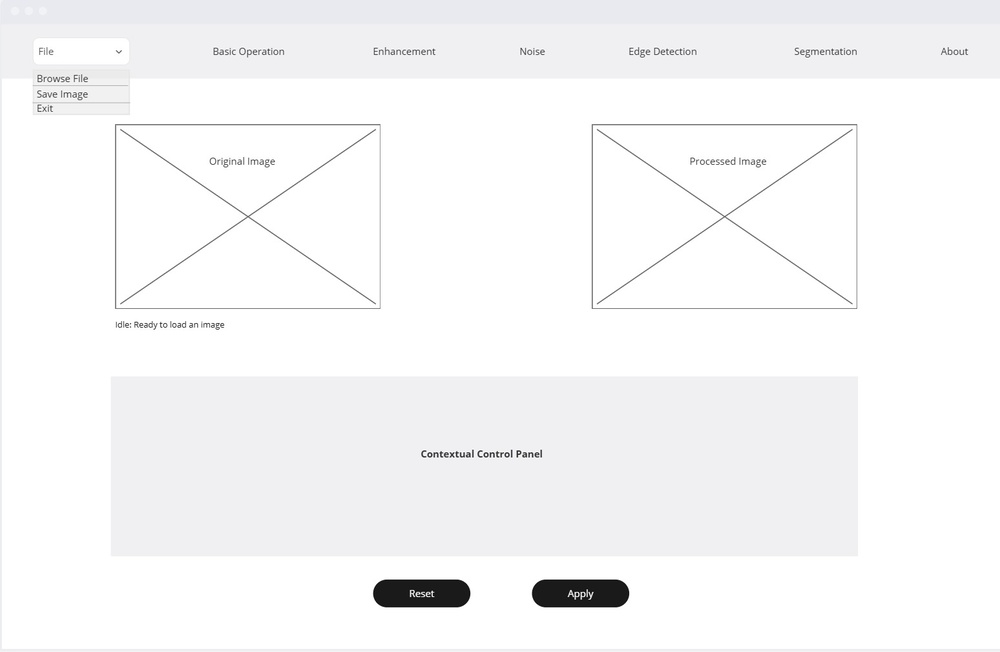
#> input picture PCD WIREFRAME (1).jpg, 1000 x 652 px, shrunk from 1548 x 1009 before the run
$ python -i segmentation.py   (imports and definitions only)
#> lines starting #> are read from the running program, lines starting #| are printed output that depends on the picture; after the words box and inside, x2 and y2 are one past the last pixel; in counts of white or black regions, pixels touching at a corner belong together
"""
Segmentation Module (Segmentasi Citra Biner, Kontur, & Analisis Objek)
Mengakomodasi:
- Thresholding: Manual, Otsu's Thresholding, Adaptive Mean, Adaptive Gaussian
- Threshold Types: THRESH_BINARY, THRESH_BINARY_INV
- Contour Extraction: cv2.findContours, cv2.drawContours
- Contour Hierarchy: RETR_EXTERNAL, RETR_TREE
- Bounding Box Marking: cv2.boundingRect
- Object Count & Execution Time Analytics
"""

import time
import cv2
import numpy as np


COLOR_MAP = {
    "GREEN": (0, 255, 0),
    "RED": (255, 0, 0),
    "BLUE": (0, 0, 255),
    "YELLOW": (255, 255, 0),
    "CYAN": (0, 255, 255),
    "MAGENTA": (255, 0, 255),
    "WHITE": (255, 255, 255)
}


def segment_and_analyze(
    img: np.ndarray,
    binary_method: str = "Otsu",
    thresh_type: str = "Thresh Binary",
    thresh_val: int = 128,
    draw_contours: bool = True,
    contour_color_name: str = "Green",
    retrieval_mode_name: str = "RETR External",
    line_thickness: int = 2,
    draw_bounding_boxes: bool = True
) -> tuple[np.ndarray, int, int, float]:
    """
    Menjalankan proses segmentasi biner, ekstraksi kontur, dan analisis kuantitatif objek.
    Mengembalikan: (result_image, optimal_threshold, object_count, execution_time_ms)
    """
#> called with binary_method = 'Otsu', thresh_type = 'Thresh Binary', thresh_val = 128, draw_contours = True, contour_color_name = 'Green', retrieval_mode_name = 'RETR External', line_thickness = 2, draw_bounding_boxes = True
    if img is None:
        return None, 0, 0, 0.0

    start_time = time.perf_counter()

    # Pastikan citra berformat RGB untuk visualisasi garis kontur berwarna
    if len(img.shape) == 2:
        img_rgb = cv2.cvtColor(img, cv2.COLOR_GRAY2RGB)
        gray = img.copy()
    else:
        img_rgb = img.copy()
        gray = cv2.cvtColor(img, cv2.COLOR_RGB2GRAY)

    # Pra-pembersihan noise halus dengan Gaussian Blur agar kontur tidak cacat
    blurred = cv2.GaussianBlur(gray, (5, 5), 0)

    # Tentukan Tipe Threshold
    is_inv = "inv" in thresh_type.lower()
    cv_thresh_type = cv2.THRESH_BINARY_INV if is_inv else cv2.THRESH_BINARY

    method_clean = binary_method.lower()
    optimal_thresh_val = thresh_val

    # 1. Tahap Binerisasi
    if "otsu" in method_clean:
        opt_t, binary = cv2.threshold(blurred, 0, 255, cv_thresh_type + cv2.THRESH_OTSU)
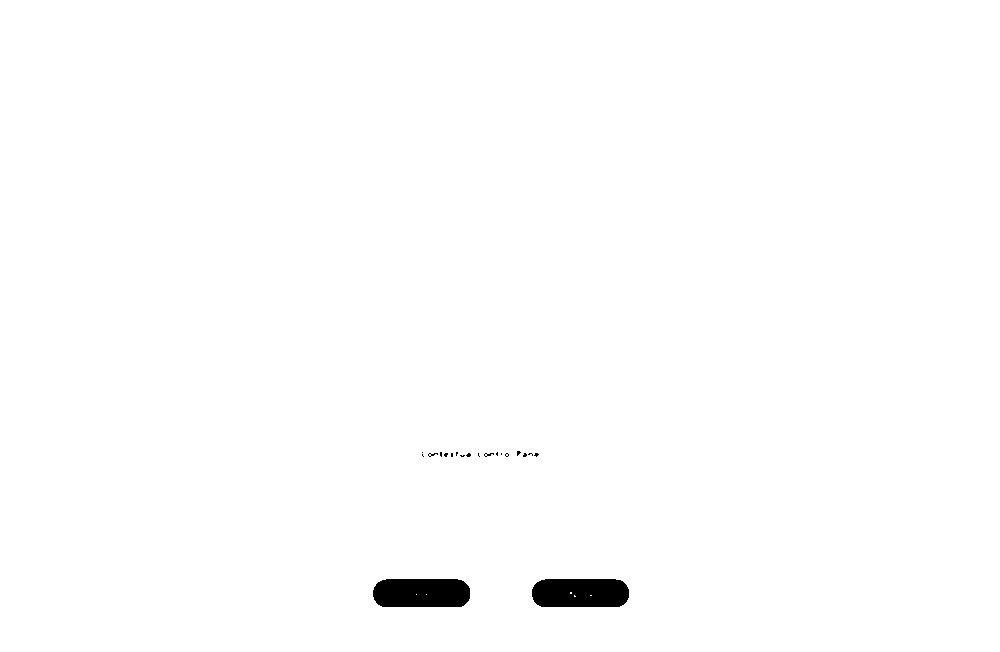
#> binary: shape (652, 1000); 99.2% white; 20 black regions (18 under 20 px), largest, box (x1, y1, x2, y2) and area: (373, 579, 470, 607) 2557, (532, 579, 629, 607) 2546
#> opt_t = 146
        optimal_thresh_val = int(opt_t)
#> optimal_thresh_val = 146

    elif "adaptive" in method_clean:
        adaptive_method = cv2.ADAPTIVE_THRESH_GAUSSIAN_C if "gauss" in method_clean else cv2.ADAPTIVE_THRESH_MEAN_C
        binary = cv2.adaptiveThreshold(blurred, 255, adaptive_method, cv_thresh_type, 11, 2)
        optimal_thresh_val = int(np.mean(blurred))

    else:
        # Manual Thresholding
        t_val = max(0, min(255, int(thresh_val)))
        optimal_thresh_val = t_val
        _, binary = cv2.threshold(blurred, t_val, 255, cv_thresh_type)

    # Buat salinan kanvas hasil untuk digambar kontur
    output_img = img_rgb.copy()

    # 2. Tahap Ekstraksi Kontur
    object_count = 0
    if draw_contours or draw_bounding_boxes:
        mode = cv2.RETR_TREE if "tree" in retrieval_mode_name.lower() else cv2.RETR_EXTERNAL
        # Untuk kontur, cari komponen putih pada latar hitam
        # Jika binary_inv dipilih, binary sudah putih pada objek.
        contours, _ = cv2.findContours(binary, mode, cv2.CHAIN_APPROX_SIMPLE)
#> contours = [[[0, 0], [0, 651], [999, 651], [999, 0]]]

        # Filter kontur yang memiliki area minimal agar noise piksel tunggal tidak dihitung
        valid_contours = [c for c in contours if cv2.contourArea(c) > 25]
#> valid_contours = [[[0, 0], [0, 651], [999, 651], [999, 0]]]
        object_count = len(valid_contours)
#> object_count = 1

        # Ambil kode warna RGB
        col_rgb = COLOR_MAP.get(contour_color_name.upper().strip(), (0, 255, 0))
        thickness = max(1, min(10, int(line_thickness)))

        if draw_contours and object_count > 0:
            cv2.drawContours(output_img, valid_contours, -1, col_rgb, thickness)
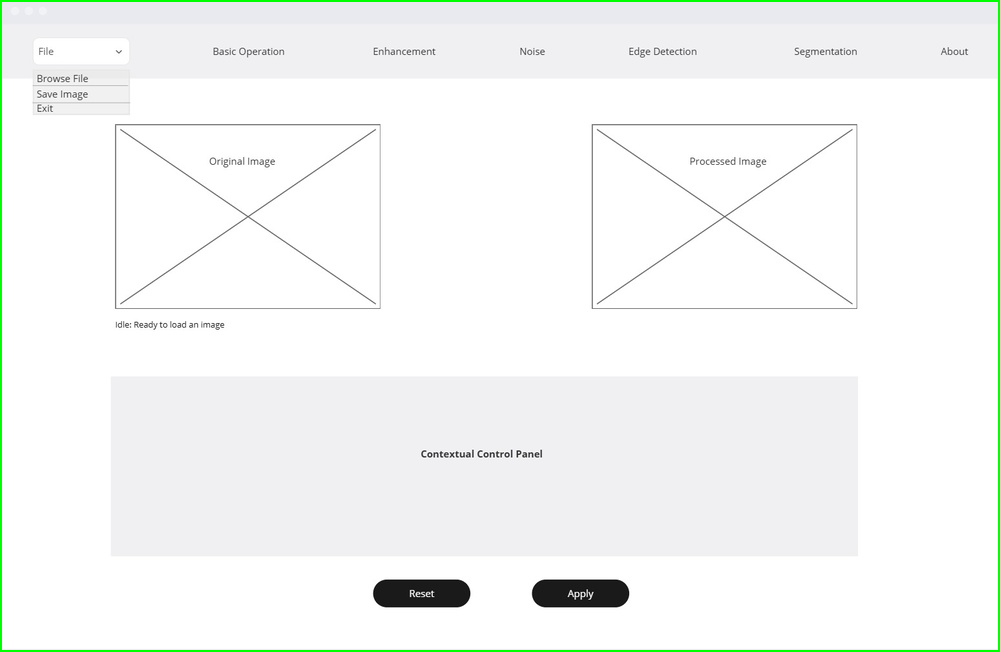
#> output_img: shape (652, 1000, 3); mean R, G, B 244.3, 246.9, 245.1

        if draw_bounding_boxes and object_count > 0:
            for cnt in valid_contours:
                x, y, w, h = cv2.boundingRect(cnt)
                # Gambar kotak pembatas berwarna biru muda / cyan
                cv2.rectangle(output_img, (x, y), (x + w, y + h), (0, 180, 255), max(1, thickness - 1))
#> this loop made 1 pass
#> (cnt, x, y, w, h) on pass 1: ([[0, 0], [0, 651], [999, 651], [999, 0]], 0, 0, 1000, 652)
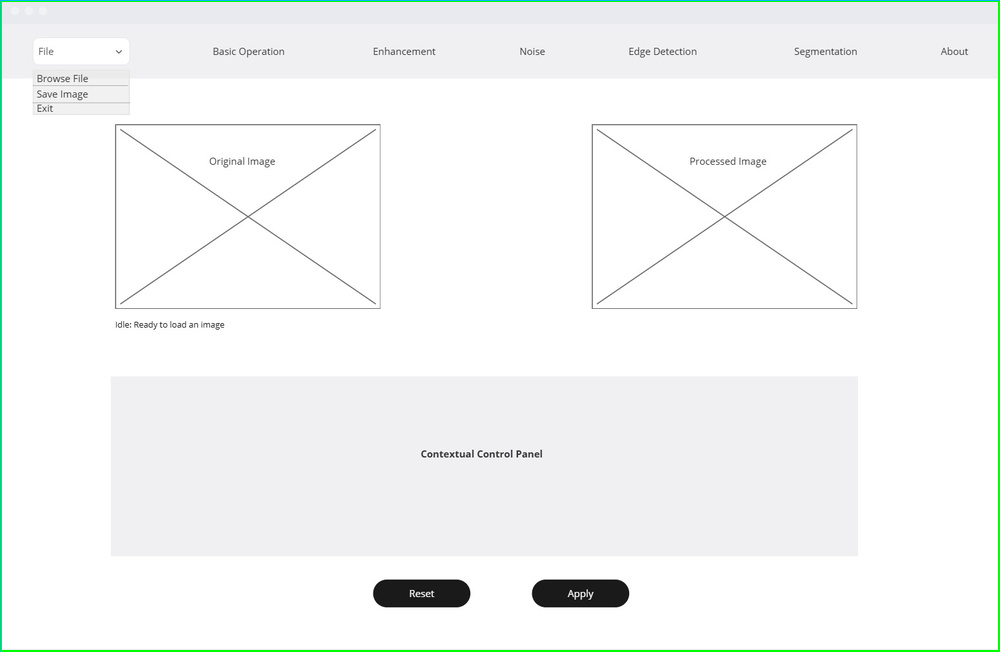
#> output_img: shape (652, 1000, 3); 0.25% of pixels changed, all inside (x1, y1, x2, y2) = (0, 0, 1000, 652)

    else:
        # Jika kontur tidak diaktifkan, tampilkan citra biner hitam-putih
        output_img = cv2.cvtColor(binary, cv2.COLOR_GRAY2RGB)

    end_time = time.perf_counter()
    execution_time_ms = round((end_time - start_time) * 1000.0, 1)

    return output_img, optimal_thresh_val, object_count, execution_time_ms

>>> import cv2
>>> picture = cv2.cvtColor(cv2.imread('../PCD WIREFRAME (1).jpg'), cv2.COLOR_BGR2RGB)
>>> result = segment_and_analyze(picture)

$ run again, on PCD WIREFRAME (2).jpg
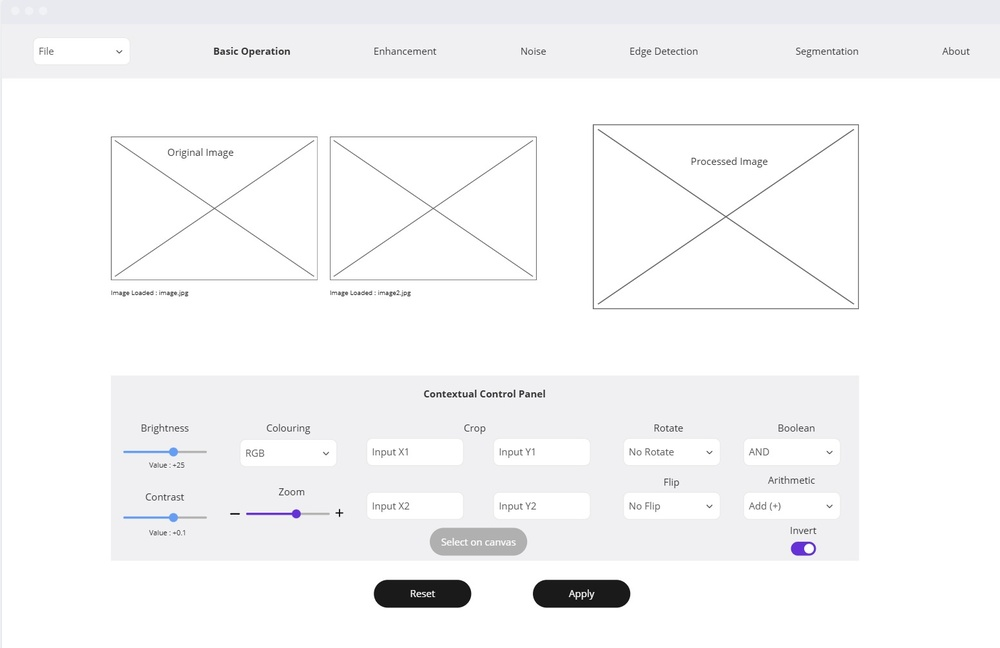
#> input picture PCD WIREFRAME (2).jpg, 1000 x 648 px, shrunk from 1552 x 1006 before the run
#> in segment_and_analyze, `opt_t, binary = cv2.threshold(blurred, 0, 255, cv_thresh_type + cv2.TH..`:
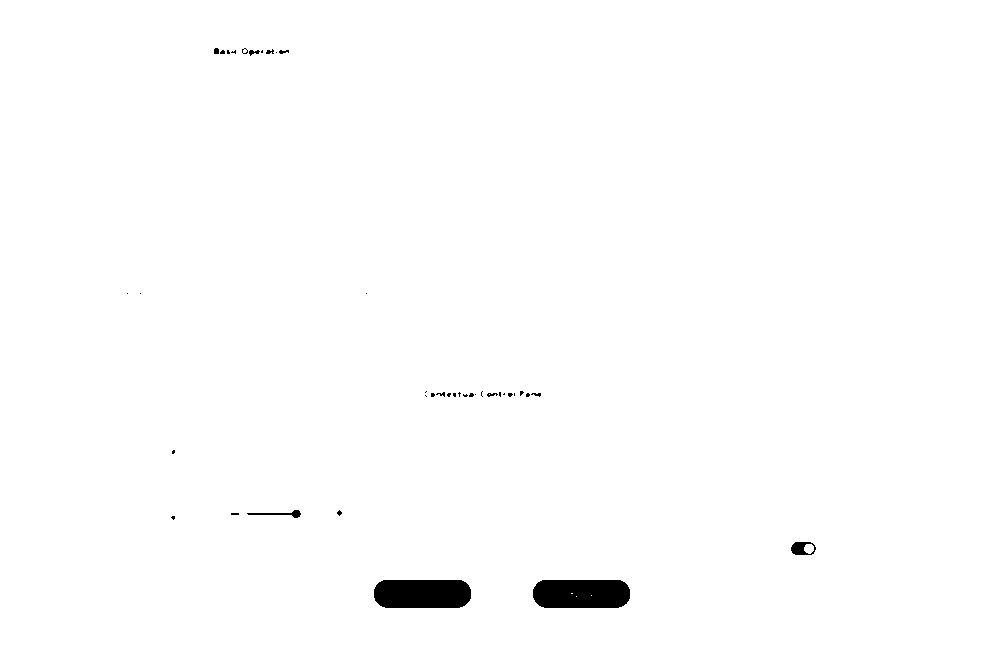
#> binary: shape (648, 1000); 99.1% white; 40 black regions (29 under 20 px), largest, box (x1, y1, x2, y2) and area: (374, 580, 471, 608) 2565, (533, 580, 630, 608) 2560, (791, 542, 816, 555) 204
#> opt_t = 150
#> contours = [[[0, 0], [0, 647], [999, 647], [999, 0]]]
#> object_count = 1
#> the loop in segment_and_analyze, `for cnt in valid_contours:` made 1 pass
#> (cnt, x, y, w, h) on pass 1: ([[0, 0], [0, 647], [999, 647], [999, 0]], 0, 0, 1000, 648)
#> after the loop in segment_and_analyze, `for cnt in valid_contours:`:
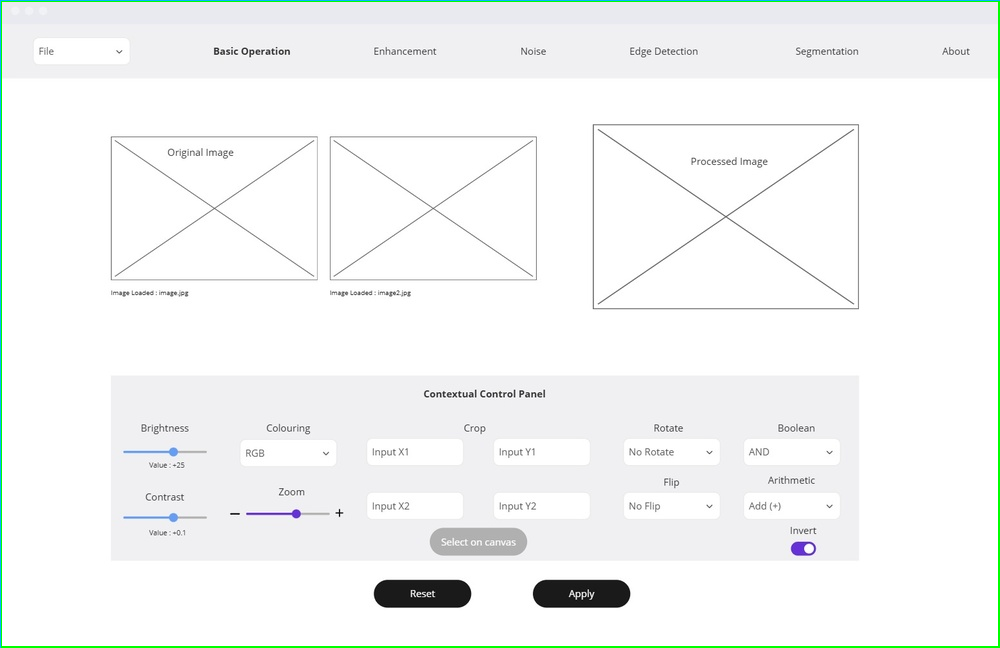
#> output_img: shape (648, 1000, 3); mean R, G, B 243.9, 246.3, 245.4
